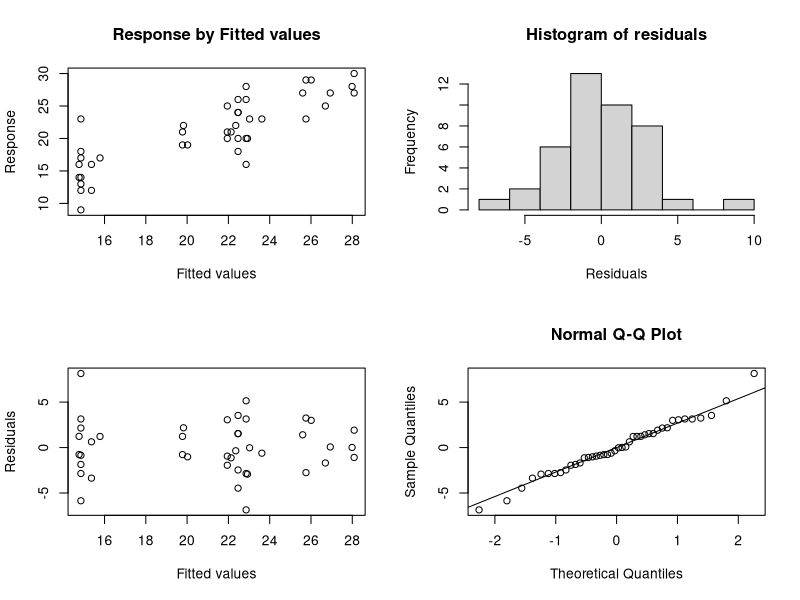

Write R code to recreate this figure.
## ---- chunk 1
setwd("C:/Users/aidan/IdeaProjects/DataScience/data")
knitr::opts_knit$set(root.dir = "C:/Users/aidan/IdeaProjects/DataScience/data")
Candy.df <- read.csv("CandyRaw.csv", header = T)
Candy.df$Cardboard <- ifelse(Candy.df$Box == "plastic", 0, 1)
Cardboard.df <- Candy.df[Candy.df$Cardboard == 1, c(1, 2, 4)]
Plastic.df <- Candy.df[Candy.df$Cardboard == 0, c(1, 2, 4)]
Candy.df$LogLength <- log(Candy.df$Length)
Candy.df$LogWidth <- log(Candy.df$Length)
Plastic.df$LogLength <- log(Plastic.df$Length)
Plastic.df$LogWidth <- log(Plastic.df$Length)
Cardboard.df$LogLength <- log(Cardboard.df$Length)
Cardboard.df$LogWidth <- log(Cardboard.df$Length)
library(leaps)
out<-summary(regsubsets(Candy~I(Length * Width) + I(Width ^ 2) + I(abs(exp(sin(exp(LogWidth))))) + I(Width/Length) + I(LogLength ^ Length) + I(Length ^ LogLength) + I(exp(-Length)) + I(exp(Width/LogWidth))+ I(exp(- Width / Length)) + I(exp( Length / abs(cos(Width))))  + I(exp(-abs(sin(Width)) ^ exp(sin(Length) * cos(Length))))  + I(exp((cos(LogLength * LogWidth)))) + I(pnorm(Width, mean = LogWidth, sd = LogWidth, lower.tail=FALSE)) + I(pnorm(Length, mean = LogLength, sd = exp(-LogLength), lower.tail=FALSE)) + I(pbinom(round(Width), round(Length), 1 - 1/((LogLength)), lower.tail = FALSE)) + I((Width/LogLength) ^ LogWidth) + I( factorial(LogLength) ^ Length) + I(abs(sin(Length)) ^ Width), nbest=2,data=Cardboard.df)) #named the summary so that we can call parts of it easily
Subsets<-out$which #tells us which subsets are used (T/F)
R2<-round(100*out$rsq,1) #storing a list of all R2 percentages
R2adj<-round(100*out$adjr2,1) #storing a list of all R2adj percentages
Cp<-round(out$cp,1) #storing a list of all Mallows' Cp values
data <- cbind(Subsets,R2,R2adj,Cp) #output a dataframe showing all the info we just collected
print(data)
print(data[R2adj == max(R2adj),])
#model.lm <- lm(Candy ~ I(exp(-Width)) + I(exp(-Width * Length)) + I(tan(Length + Width)) + I(1/Width) + I(cos(Width)) + I(sin(Width)) + I(cos(Length)) + I(Width^2), data = Cardboard.df)#
#model.lm <- lm(Candy ~ I(cos(Length)) + I(cos(LogWidth)) + I(tan(Length + Width)) +  I(exp(Length)) +  I(exp(-Width)) + I(pnorm(Width, lower.tail = FALSE)) + I(pbinom(round(Width), round(Length), 1/LogLength/LogWidth)) + I(tan(Length^2)), data = Cardboard.df) 59.9
#model.lm <- lm(Candy ~ I(pbinom(round(Width), round(Length), 1 - 1/((LogLength)), lower.tail = FALSE)) + I(pnorm(Length, lower.tail = FALSE)) + I(exp(-abs(sin(Width))^exp(sin(Length) * cos(Length)))) +  I(exp(Length/abs(cos(Width)))) + I(exp(-Width/Length)) + I(Length^LogLength) + I(exp(-Length)) + I(Width/Length), data = Cardboard.df) 61.1
#model.lm <- lm(Candy ~ I(Width/Length) + I(exp(-Length)) + I(exp(-Width/Length)) + I(exp(Length/abs(cos(Width)))) + I(exp(-abs(sin(Width))^exp(sin(Length) * cos(Length)))) + I(pnorm(Width, mean = LogWidth, sd = LogWidth, lower.tail = FALSE)) + I(pnorm(Length, lower.tail = FALSE)) + I(pbinom(round(Width), round(Length), 1 - 1/((LogLength)), lower.tail = FALSE)), data = Cardboard.df) 61.5
model.lm <- lm(Candy ~ I(abs(sin(Length))^Width) + I(pbinom(round(Width), round(Length), 1 - 1/((LogLength)), lower.tail = FALSE)) + I(pnorm(Width, mean = LogWidth, sd = LogWidth, lower.tail = FALSE)) + I(exp(Length/abs(cos(Width)))) + I(exp(Width/LogWidth))  + I(Length^LogLength)  + I(abs(exp(sin(exp(LogWidth)))))  + I(Length * Width) , data = Cardboard.df)
summary(model.lm)
multreg.conditionplots <- function(linreg){
  par(mfrow= c(2,2))
  plot(linreg$fitted.values + linreg$residuals~linreg$fitted.values, ylab="Response", xlab="Fitted values", main = "Response by Fitted values") #filler plot to appease par's 2x2
  hist(linreg$residuals, xlab="Residuals", main="Histogram of residuals") #histogram of residuals
  plot(linreg$residuals~linreg$fitted.values, xlab="Fitted values", ylab="Residuals") #resid plot of residuals vs fitted values
  qqnorm(linreg$residuals) #the qqnorm plot of the residuals
  qqline(linreg$residuals)
}
multreg.conditionplots(model.lm)
